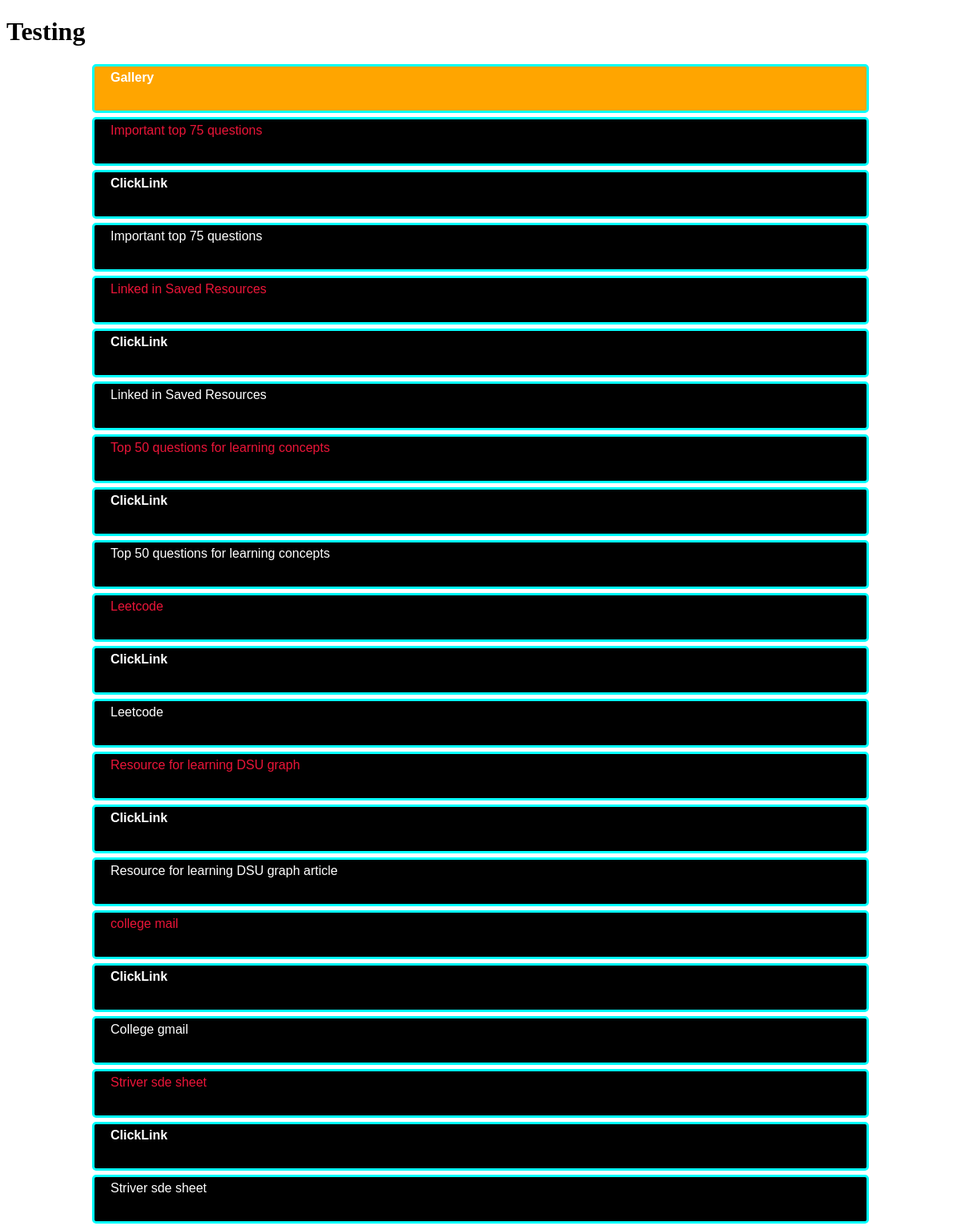
Screenshot of /url/ with the database file from the repository.
### learning/models.py (models this page shows, shortened)
class urlClass(models.Model):
    url_heading=models.TextField()
    url_link=models.URLField(default="https://leetcode.com/arinutkarsh55/")
    url_description=models.TextField()

### learning/views.py (the view)
# urls.py: path('url/',urls,name='urls'),
def urls(request):
    url_objects=urlClass.objects.all()
    context={'url_objects': url_objects}
    res=render(request,'learn/url.html',context)
    return res

### templates/learn/url.html (shortened to what this page needs)
<!DOCTYPE html>
{% load static %}
<html lang="en">
<head>
    <link rel="stylesheet" href="{% static 'learn/css/url.css' %}">
</head>
<body>
    <h1>Testing</h1>
    <div class="container">
        <div  style="background-color: orange;"><a href="{% url 'gallery' %}" ">Gallery</a></div>
        {% for object in url_objects %}
        <div  style="color: #ea1538;" >{{object.url_heading}}</div>
        <div><a href="{{object.url_link}}" target="_blank">ClickLink</a></div>
        <div>{{object.url_description}}</div>
        {% endfor %}
    </div>
</body>
</html>

### static/learn/css/url.css (style rules this page uses)
.container { position: relative; width: 970px; padding-right: 15px; padding-left: 15px; margin-right: auto; margin-left: auto; }
.container div { border-style: solid; border-radius: 5px; border-color: aqua; margin-top: 5px; margin-bottom: 5px; min-height: 50px; background-color:black; color: white; padding-left: 20px; padding-top: 5px; padding-right: auto; font-family: 'Josefin Sans', sans-serif; }
.container div a { color: white; text-decoration: none; font-weight: bold; }

### rows the page displays
urlClass: url_heading "Important top 75 questions", url_description "Important top 75 questions"
urlClass: url_heading "Linked in Saved Resources", url_description "Linked in Saved Resources"
urlClass: url_heading "Top 50 questions for learning concepts", url_description "Top 50 questions for learning concepts"
urlClass: url_heading "Leetcode", url_description "Leetcode"
urlClass: url_heading "Resource for learning DSU graph", url_description "Resource for learning DSU graph article"
urlClass: url_heading "college mail", url_description "College gmail"
urlClass: url_heading "Striver sde sheet", url_description "Striver sde sheet"
